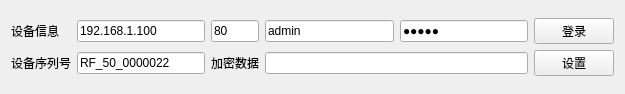
<?xml version="1.0" encoding="UTF-8"?>
<ui version="4.0">
 <class>Form</class>
 <widget class="QWidget" name="Form">
  <property name="geometry">
   <rect>
    <x>0</x>
    <y>0</y>
    <width>625</width>
    <height>94</height>
   </rect>
  </property>
  <property name="windowTitle">
   <string>Form</string>
  </property>
  <layout class="QGridLayout" name="gridLayout_2">
   <item row="0" column="0">
    <layout class="QGridLayout" name="gridLayout" columnstretch="0,0,0,0,0,0" columnminimumwidth="0,1,0,0,0,0">
     <item row="0" column="1">
      <widget class="QLineEdit" name="lineEdit">
       <property name="text">
        <string>192.168.1.100</string>
       </property>
      </widget>
     </item>
     <item row="0" column="3">
      <widget class="QLineEdit" name="lineEdit_3">
       <property name="text">
        <string>admin</string>
       </property>
      </widget>
     </item>
     <item row="0" column="0">
      <widget class="QLabel" name="label">
       <property name="text">
        <string>设备信息</string>
       </property>
      </widget>
     </item>
     <item row="0" column="4">
      <widget class="QLineEdit" name="lineEdit_4">
       <property name="inputMethodHints">
        <set>Qt::ImhNoAutoUppercase|Qt::ImhNoPredictiveText|Qt::ImhSensitiveData</set>
       </property>
       <property name="text">
        <string notr="true">admin</string>
       </property>
       <property name="echoMode">
        <enum>QLineEdit::PasswordEchoOnEdit</enum>
       </property>
      </widget>
     </item>
     <item row="0" column="2">
      <widget class="QLineEdit" name="lineEdit_2">
       <property name="sizePolicy">
        <sizepolicy hsizetype="Ignored" vsizetype="Fixed">
         <horstretch>0</horstretch>
         <verstretch>0</verstretch>
        </sizepolicy>
       </property>
       <property name="text">
        <string>80</string>
       </property>
      </widget>
     </item>
     <item row="0" column="5">
      <widget class="QPushButton" name="pushButton">
       <property name="text">
        <string>登录</string>
       </property>
      </widget>
     </item>
     <item row="1" column="5">
      <widget class="QPushButton" name="pushButton_2">
       <property name="text">
        <string>设置</string>
       </property>
      </widget>
     </item>
     <item row="1" column="2">
      <widget class="QLabel" name="label_3">
       <property name="text">
        <string>加密数据</string>
       </property>
      </widget>
     </item>
     <item row="1" column="0">
      <widget class="QLabel" name="label_2">
       <property name="text">
        <string>设备序列号</string>
       </property>
      </widget>
     </item>
     <item row="1" column="1">
      <widget class="QLineEdit" name="lineEdit_5">
       <property name="text">
        <string>RF_50_0000022</string>
       </property>
      </widget>
     </item>
     <item row="1" column="3" colspan="2">
      <widget class="QLineEdit" name="lineEdit_6"/>
     </item>
    </layout>
   </item>
  </layout>
 </widget>
 <resources/>
 <connections/>
</ui>
